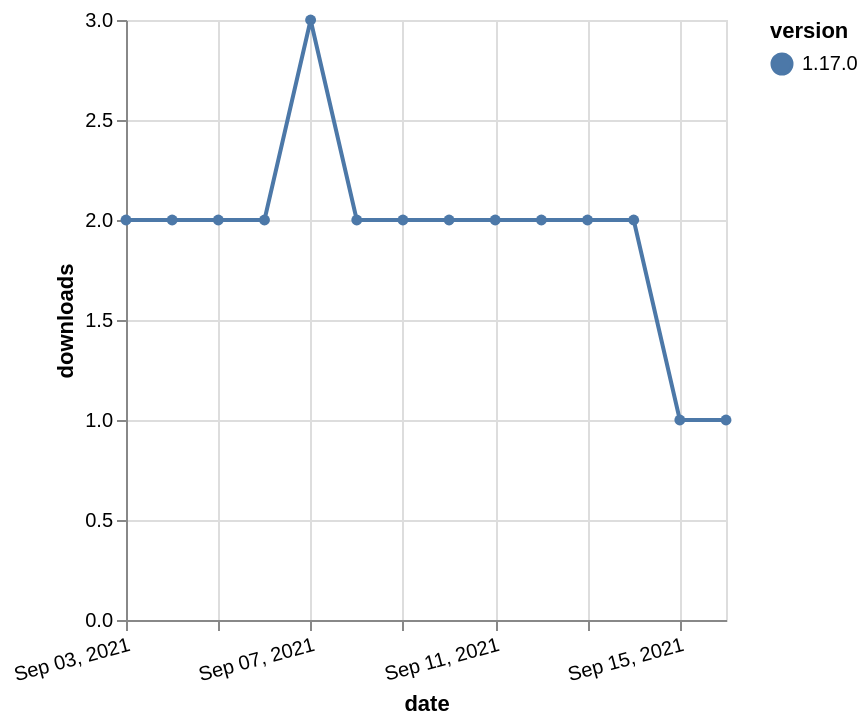

Describe this chart as a Vega-Lite specification.
### Vega-Lite specification from a JSON file in a GitHub repository (floating-point values rounded to 4 significant figures)
{"$schema": "https://vega.github.io/schema/vega-lite/v5.json", "description": "A simple bar chart with embedded data.", "data": {"values": [{"date": "2021-09-03", "total": 2511, "delta": 2, "version": "1.17.0"}, {"date": "2021-09-04", "total": 2513, "delta": 2, "version": "1.17.0"}, {"date": "2021-09-05", "total": 2515, "delta": 2, "version": "1.17.0"}, {"date": "2021-09-06", "total": 2517, "delta": 2, "version": "1.17.0"}, {"date": "2021-09-07", "total": 2520, "delta": 3, "version": "1.17.0"}, {"date": "2021-09-08", "total": 2522, "delta": 2, "version": "1.17.0"}, {"date": "2021-09-09", "total": 2524, "delta": 2, "version": "1.17.0"}, {"date": "2021-09-10", "total": 2526, "delta": 2, "version": "1.17.0"}, {"date": "2021-09-11", "total": 2528, "delta": 2, "version": "1.17.0"}, {"date": "2021-09-12", "total": 2530, "delta": 2, "version": "1.17.0"}, {"date": "2021-09-13", "total": 2532, "delta": 2, "version": "1.17.0"}, {"date": "2021-09-14", "total": 2534, "delta": 2, "version": "1.17.0"}, {"date": "2021-09-15", "total": 2535, "delta": 1, "version": "1.17.0"}, {"date": "2021-09-16", "total": 2536, "delta": 1, "version": "1.17.0"}]}, "width": "container", "mark": {"type": "line", "point": {"filled": true}}, "encoding": {"x": {"field": "date", "type": "temporal", "timeUnit": "yearmonthdate", "title": "date", "axis": {"labelAngle": -15}}, "y": {"field": "delta", "type": "quantitative", "title": "downloads"}, "color": {"field": "version", "type": "nominal"}, "tooltip": {"field": "delta"}}}
